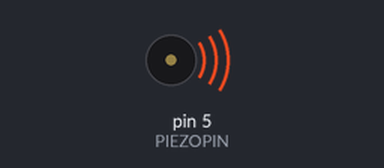
The sketch below on a simulated Arduino Uno, built with avr-gcc and run on an emulated ATmega328P. Parts: buzzer (waves = sounding).

Above: at 0.35 s.
Timing chart, 0 to 7.3 s (numbered marks = the images above):
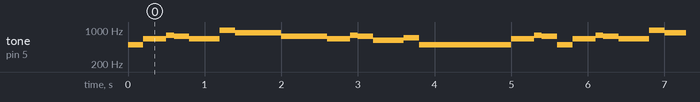

Measured:
- by itself, tone on pin 5 (PIEZOPIN): repeats every 5.6 s: 659 Hz 0.30 s, 784 Hz 0.10 s, 740 Hz 0.20 s, 659 Hz 0.40 s, 988 Hz 0.20 s, 880 Hz 0.60 s, 740 Hz 0.60 s, 659 Hz 0.30 s, 784 Hz 0.10 s, 740 Hz 0.20 s, 622 Hz 0.40 s, 698 Hz 0.20 s, 494 Hz 1.2 s, 659 Hz 0.30 s, 784 Hz 0.10 s, 740 Hz 0.20 s, 494 Hz 0.20 s

The sketch:

piezo_starter.ino
```cpp
int PIEZOPIN = 5;

// One octave of notes between A4 and A5
int note_A4 = 440;
int note_As4 = 466; int note_Bb4 = note_As4;
int note_B4 = 494;
int note_C5 = 523;
int note_Cs5 = 554; int note_Db5 = note_Cs5;
int note_D5 = 587;
int note_Ds5 = 622; int note_Eb5 = note_Ds5;
int note_E5 = 659;
int note_F5 = 698;
int note_Fs5 = 740; int note_Gb5 = note_Fs5;
int note_G5 = 784;
int note_Gs5 = 830; int note_Ab5 = note_Gs5;

int note_A5 = note_A4 * 2;
int note_As5 = note_As4 * 2; int note_Bb5 = note_As5;
int note_B5 = note_B4 * 2;

int note_rest = -1;

// note lengths defined here
long whole_note = 1600; // change tempo by changing duration of one measure
long half_note = whole_note / 2;
long quarter_note = whole_note / 4;
long eighth_note = whole_note / 8;
long sixteenth_note = whole_note / 16;

// WRITE YOUR SONG HERE


// if you want there to be silence between notes,
//   staccato should be true
bool staccato = true;

void setup() {
  pinMode(PIEZOPIN, OUTPUT);
}

void loop() {

  tone(PIEZOPIN, note_B4, eighth_note);
  delay(eighth_note);

  tone(PIEZOPIN, note_E5, 300);
  delay(300);
  tone(PIEZOPIN, note_G5, sixteenth_note);
  delay(sixteenth_note);
  tone(PIEZOPIN, note_Fs5, eighth_note);
  delay(eighth_note);

  tone(PIEZOPIN, note_E5, quarter_note);
  delay(quarter_note);
  tone(PIEZOPIN, note_B5, eighth_note);
  delay(eighth_note);

  tone(PIEZOPIN, note_A5, 600);
  delay(600);

  tone(PIEZOPIN, note_Fs5, 600);
  delay(600);

  tone(PIEZOPIN, note_E5, 300);
  delay(300);
  tone(PIEZOPIN, note_G5, sixteenth_note);
  delay(sixteenth_note);
  tone(PIEZOPIN, note_Fs5, eighth_note);
  delay(eighth_note);

  tone(PIEZOPIN, note_Ds5, quarter_note);
  delay(quarter_note);
  tone(PIEZOPIN, note_F5, eighth_note);
  delay(eighth_note);

  tone(PIEZOPIN, note_B4, 1000);
  delay(1000);
  tone(PIEZOPIN, note_B4, eighth_note);
  delay(eighth_note);

  tone(PIEZOPIN, note_E5, 300);
  delay(300);
  tone(PIEZOPIN, note_G5, sixteenth_note);
  delay(sixteenth_note);
  tone(PIEZOPIN, note_Fs5, eighth_note);
  delay(eighth_note);

//Continue from row 3, bar 2
//(https://cothamschoolmusic.files.wordpress.com/2014/09/hedwigs-theme.pdf)
}
```
